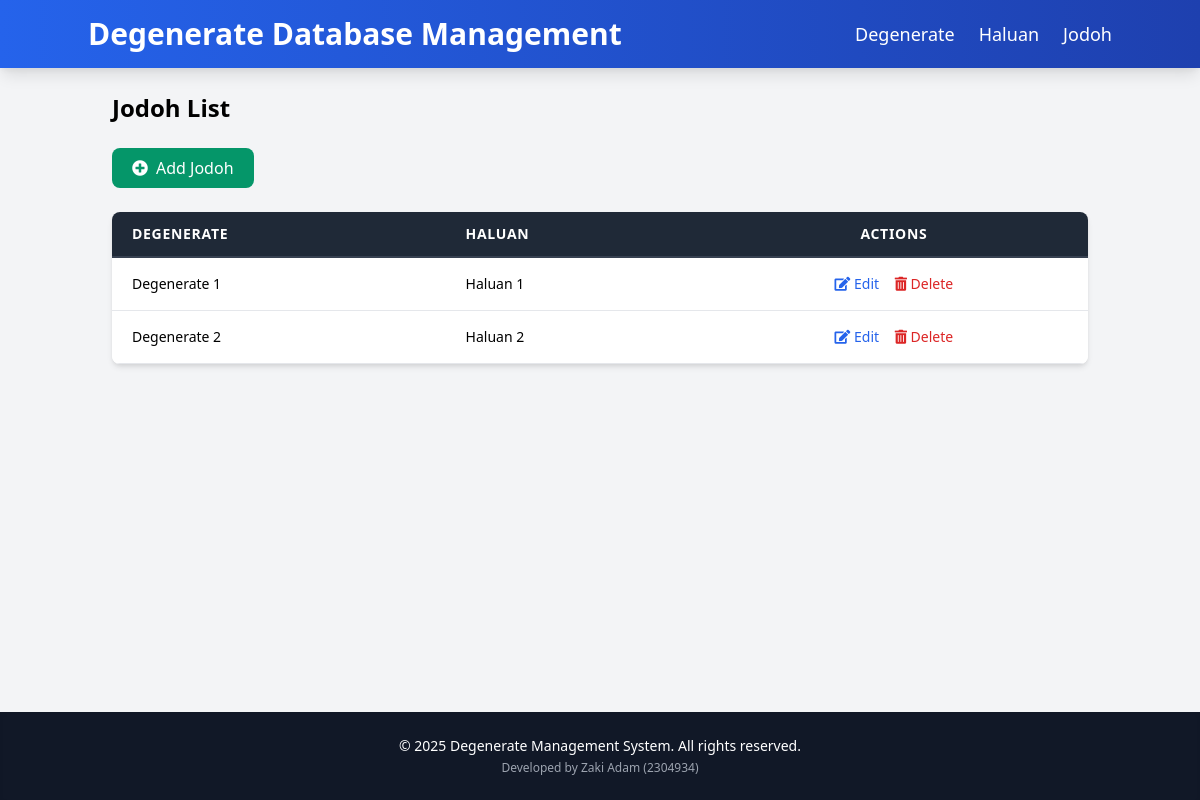
/index.php?entity=jodoh, run on an earlier commit of the app's database.
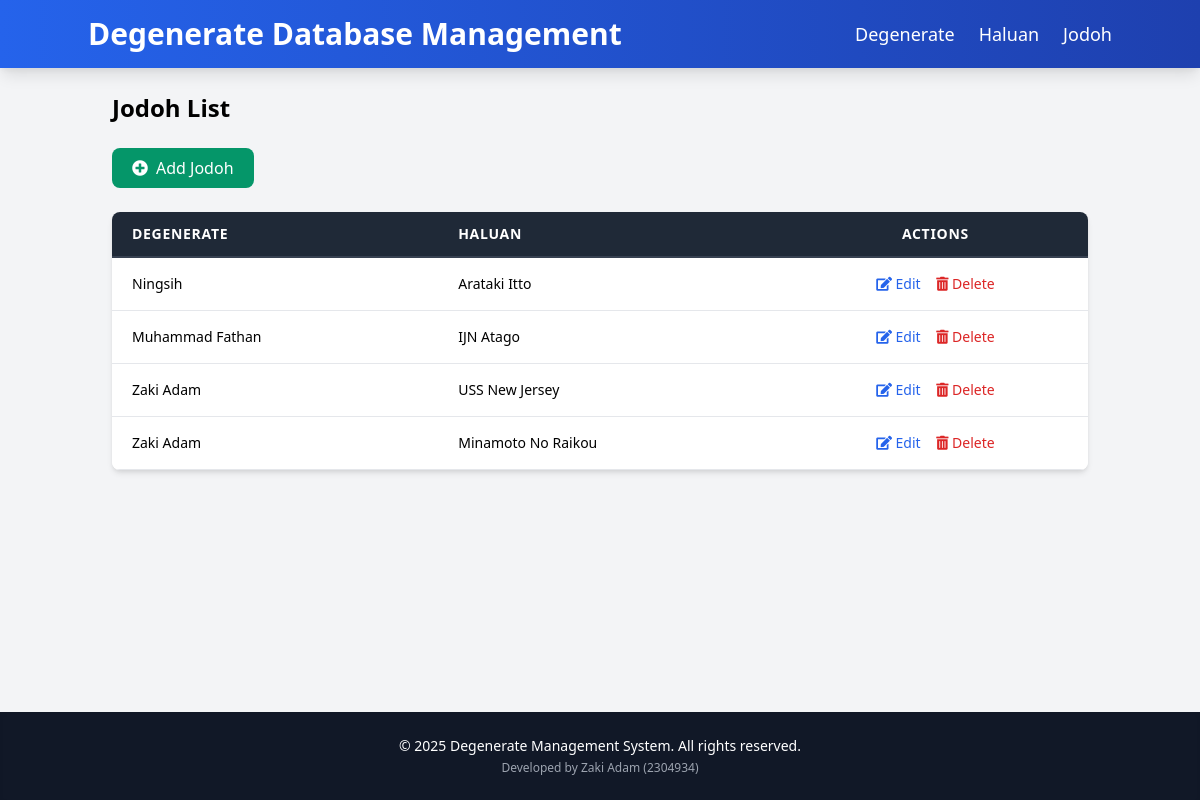
And on a later commit of the database.
### tables this page shows
CREATE TABLE `jodoh` (
  `id` int(11) NOT NULL AUTO_INCREMENT,
  `id_degenerate` int(11) NOT NULL,
  `id_haluan` int(11) NOT NULL,
  PRIMARY KEY (`id`),
  KEY `id_degenerate` (`id_degenerate`),
  KEY `id_haluan` (`id_haluan`),
  CONSTRAINT `jodoh_ibfk_1` FOREIGN KEY (`id_degenerate`) REFERENCES `degenerate` (`id`),
  CONSTRAINT `jodoh_ibfk_2` FOREIGN KEY (`id_haluan`) REFERENCES `haluan` (`id`)
);

CREATE TABLE `degenerate` (
  `id` int(11) NOT NULL AUTO_INCREMENT,
  `name` varchar(100) NOT NULL,
  `height` int(11) NOT NULL,
  `weight` int(11) NOT NULL,
  `kelamin` enum('Laki-laki','Perempuan') NOT NULL,
  PRIMARY KEY (`id`)
);

CREATE TABLE `haluan` (
  `id` int(11) NOT NULL AUTO_INCREMENT,
  `name` varchar(100) NOT NULL,
  `asal` varchar(100) NOT NULL,
  `kelamin` enum('Laki-laki','Perempuan') NOT NULL,
  `stereotipe` varchar(255) NOT NULL,
  PRIMARY KEY (`id`)
);

### model/Jodoh.php (called while the page is built, shortened)
<?php
require_once 'config/Database.php';
class Jodoh
{
    private $conn;
    private $table = 'jodoh';
    public function __construct()
    {
        $database = new Database();
        $this->conn = $database->getConnection();
    }
    public function getAll()
    {
        $query = "SELECT j.*,
                     d.name AS degenerate_name,
                     h.name AS haluan_name
              FROM " . $this->table . " j
              JOIN degenerate d ON j.id_degenerate = d.id
              JOIN haluan h ON j.id_haluan = h.id";
        $stmt = $this->conn->prepare($query);
        $stmt->execute();
        return $stmt->fetchAll(PDO::FETCH_ASSOC);
    }
}

### config/Database.php (called while the page is built, shortened)
<?php
class Database
{
    private $host = "localhost";
    private $username = "root";
    private $password = "";
    private $database = "db_jodoh";
    public function getConnection()
    {
        $this->conn = null;
        try {
            $this->conn = new PDO("mysql:host=" . $this->host . ";dbname=" . $this->database, $this->username, $this->password);
            $this->conn->setAttribute(PDO::ATTR_ERRMODE, PDO::ERRMODE_EXCEPTION);
        } catch (PDOException $e) {
            echo "Connection error: " . $e->getMessage();
        }
        return $this->conn;
    }
}

### model/Degenerate.php (called while the page is built, shortened)
<?php
require_once 'config/Database.php';
class Dege
{
    public function __construct()
    {
        $database = new Database();
    }
}

### model/Haluan.php (called while the page is built, shortened)
<?php
require_once 'config/Database.php';
class Haluan
{
    public function __construct()
    {
        $database = new Database();
    }
}

### viewmodel/JodohViewModel.php (called while the page is built, shortened)
<?php
require_once 'model/Jodoh.php';
require_once 'model/Degenerate.php';
require_once 'model/Haluan.php';
class JodohViewModel
{
    private $jodoh;
    public function __construct()
    {
        $this->jodoh = new Jodoh();
    }
    public function getJodohList()
    {
        return $this->jodoh->getAll();
    }
}

### views/jodoh_list.php (the view, shortened to what this page needs)
<?php
require_once 'views/template/header.php';
?>
<h2 class="text-2xl font-semibold mb-6">Jodoh List</h2>
<a href="index.php?entity=jodoh&action=add" class="bg-green-600 hover:bg-green-700 text-white px-5 py-2 rounded-lg mb-6 inline-flex items-center transition duration-300 transform hover:scale-105">
    <i class="fas fa-plus-circle mr-2"></i> Add Jodoh
</a>
<div class="bg-white shadow-md rounded-lg overflow-hidden">
    <table class="min-w-full leading-normal">
        <thead>
            <tr class="bg-gray-800 text-white">
                <th class="px-5 py-3 border-b-2 border-gray-700 text-left text-sm uppercase font-semibold tracking-wider">Degenerate</th>
                <th class="px-5 py-3 border-b-2 border-gray-700 text-left text-sm uppercase font-semibold tracking-wider">Haluan</th>
                <th class="px-5 py-3 border-b-2 border-gray-700 text-center text-sm uppercase font-semibold tracking-wider">Actions</th>
            </tr>
        </thead>
        <tbody>
            <?php if (!empty($jodohList)): ?>
                <?php foreach ($jodohList as $jodoh): ?>
                    <tr class="hover:bg-gray-50 transition duration-150 ease-in-out">
                        <td class="px-5 py-4 border-b border-gray-200 bg-white text-sm"><?php echo htmlspecialchars($jodoh['degenerate_name']); ?></td>
                        <td class="px-5 py-4 border-b border-gray-200 bg-white text-sm"><?php echo htmlspecialchars($jodoh['haluan_name']); ?></td>
                        <td class="px-5 py-4 border-b border-gray-200 bg-white text-sm text-center">
                            <a href="index.php?entity=jodoh&action=edit&id=<?php echo htmlspecialchars($jodoh['id']); ?>" class="text-blue-600 hover:text-blue-900 mr-3 transition duration-300">
                                <i class="fas fa-edit"></i> Edit
                            </a>
                            <a href="index.php?entity=jodoh&action=delete&id=<?php echo htmlspecialchars($jodoh['id']); ?>" class="text-red-600 hover:text-red-900 transition duration-300" onclick="return confirm('Are you sure you want to delete this record?');">
                                <i class="fas fa-trash-alt"></i> Delete
                            </a>
                        </td>
                    </tr>
                <?php endforeach; ?>
            <?php else: ?>
                <tr>
                    <td colspan="3" class="px-5 py-4 border-b border-gray-200 bg-white text-sm text-center">No records found.</td>
                </tr>
            <?php endif; ?>
        </tbody>
    </table>
</div>
<?php
require_once 'views/template/footer.php';
?>

What changed in the data, as far as the page shows it:
removed jodoh: id_degenerate.name "Degenerate 1", id_haluan.name "Haluan 1"
removed jodoh: id_degenerate.name "Degenerate 2", id_haluan.name "Haluan 2"
added jodoh: id_degenerate.name "Ningsih", id_haluan.name "Arataki Itto"
added jodoh: id_degenerate.name "Muhammad Fathan", id_haluan.name "IJN Atago"
added jodoh: id_degenerate.name "Zaki Adam", id_haluan.name "USS New Jersey"
added jodoh: id_degenerate.name "Zaki Adam", id_haluan.name "Minamoto No Raikou"
